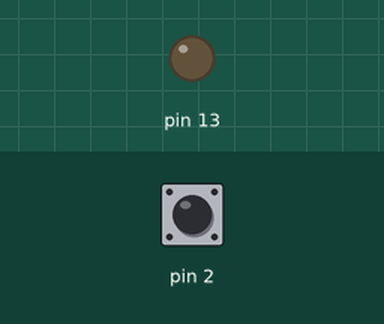
Bench run of a sketch on a simulated Arduino Uno, built with avr-gcc and run on an emulated ATmega328P. Parts: output pins drawn as LEDs (lit = HIGH). Dashed ring = blinking. The inputs (shaded band) are chosen by the test bench; at power-on: pin 2 LOW. What the sketch prints to the serial monitor is not drawn.

Above: at 1.2 s.
1.3 s: pin 2 driven HIGH
At 2.0 s:
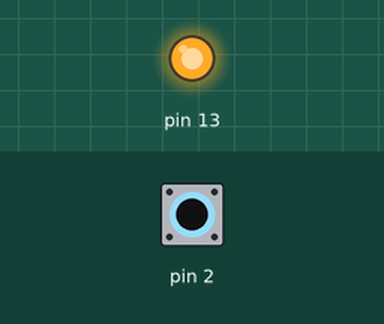
2.8 s: pin 2 driven LOW
At 3.1 s:
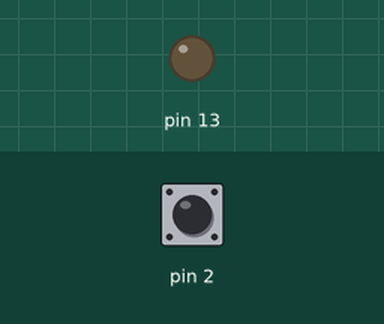
4.3 s: pin 2 pulsed HIGH 2 times (0.12 s each, 0.3 s apart)
At 4.36 s:
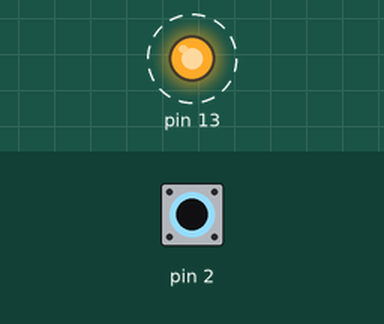
Timing chart, 0 to 7.3 s (numbered marks = the images above; inputs shaded):
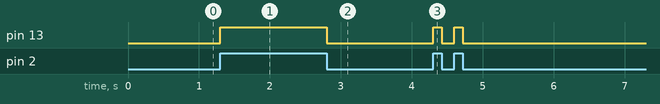

The sketch:

ext_interrupt_INT0.ino
```cpp
/*
 * External Interrupt INT0:
 *
 *    Botão aciona a interrupção que troca estado do LED.
 *    > pino 2 (PD2) como entrada (BOTAO)
 *    > pino 13 (PB5) como saida (LED)
 *    > implementação sem utilizar as bibliotecas do Arduino
 *
 *    DDRB – The Port B Data Direction Register
 *    > input (0) or output (1)
 *
 *    DDRD – The Port D Data Direction Register
 *    > input (0) or output (1)
 *
 *    PORTB – The Port B Data Register
 *    > write bits
 *
 *    PINB – The Port B Input Pins Address
 *    > read bits
 *
 *    EICRA - External Interrupt Control Register A
 *    > configure the interrupt detection control
 *
 *    EIMSK - External Interrupt Mask Register
 *    > enable global independent interrupts
 *
 *    SREG - AVR Status Register
 *    > enable global interrupts (and other)
 *
*/

volatile byte *ddrb = (byte *) 0x24;
volatile byte *ddrd = (byte *) 0x2A;
volatile byte *portb = (byte *) 0x25;
volatile byte *pinb = (byte *) 0x23;
volatile byte *eicra = (byte *) 0x69;
volatile byte *eimsk = (byte *) 0x3D;
volatile byte *sreg = (byte *) 0x5F;

const byte PIN_13 = 0x20;
const byte PIN_2 = 0x08;
const byte EXT_INT0 = 0x01;
const byte GLOBAL_INT = 0x80;

 /* Configuration options for interrupt detection */
const byte CTR_REG_LOW = 0x00;
const byte CTR_REG_ANY = 0x01;
const byte CTR_REG_FALLING = 0x02;
const byte CTR_REG_RISING = 0x03;

/* Registering the interrupt handler */
ISR(INT0_vect) {
  Serial.print("interrupt");
  *portb ^= PIN_13; //LED change of state
}

void setup() {

  //  DDRB = xx1x xxxx
  // to set '1' : DDRB = DDRB | 0010 0000 (0x20)
  *ddrb |= PIN_13;

  //  DDRD = xxxx x0xx
  // to set '0' : DDRD = DDRD & 1111 1011 (0XFB == ~0x08)
  *ddrd &= ~PIN_2;


  *eicra |= CTR_REG_ANY;
  *eimsk |= EXT_INT0;
  *sreg  |= GLOBAL_INT;

  Serial.begin(9600);

}

void loop() {
  //empty
}
```

Measured:
- after the input at 1.3 s, pin 13: LOW → HIGH at once
- after the input at 2.8 s, pin 13: HIGH → LOW at once
- after the input at 4.3 s, pin 13: alternates HIGH for 0.12 s and LOW for 0.18 s, 4 changes in all, then stays LOW, starting at once
